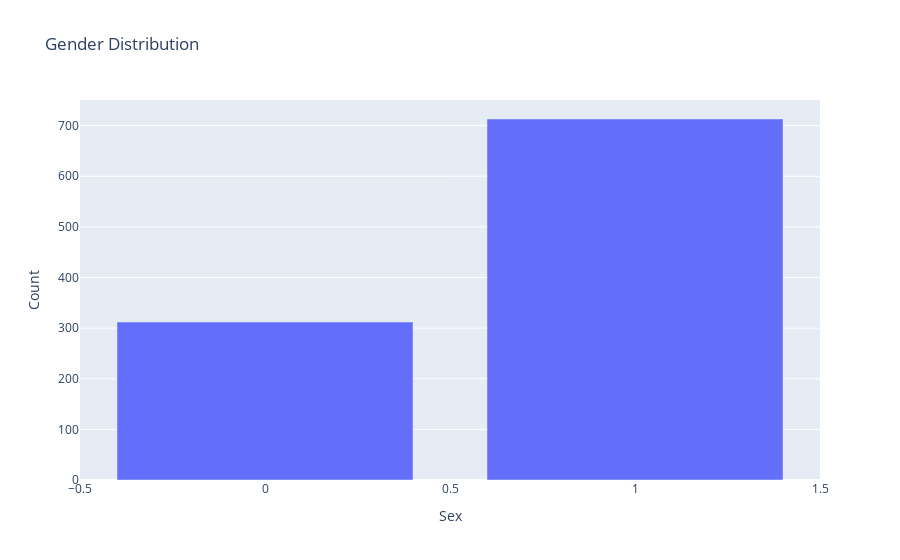

The code cell stored with this chart in its notebook:
### Markdown cell above
## 4. Gender Count

### Code cell
gender_counts = df["sex"].value_counts().reset_index()
gender_counts.columns = ["Sex", "Count"]

fig = px.bar(gender_counts, x="Sex", y="Count", title="Gender Distribution")
fig.show()

### Figure 1 — Plotly figure (JSON) as saved in the notebook; plotly's stock layout.template omitted (floating-point values rounded to 4 significant figures)
{"data": [{"alignmentgroup": "True", "hovertemplate": "Sex=%{x}<br>Count=%{y}<extra></extra>", "legendgroup": "", "marker": {"color": "#636efa", "pattern": {"shape": ""}}, "name": "", "offsetgroup": "", "orientation": "v", "showlegend": false, "textposition": "auto", "type": "bar", "x": [1, 0], "xaxis": "x", "y": [713, 312], "yaxis": "y"}], "layout": {"barmode": "relative", "legend": {"tracegroupgap": 0}, "title": {"text": "Gender Distribution"}, "xaxis": {"anchor": "y", "domain": [0, 1], "title": {"text": "Sex"}}, "yaxis": {"anchor": "x", "domain": [0, 1], "title": {"text": "Count"}}}}
